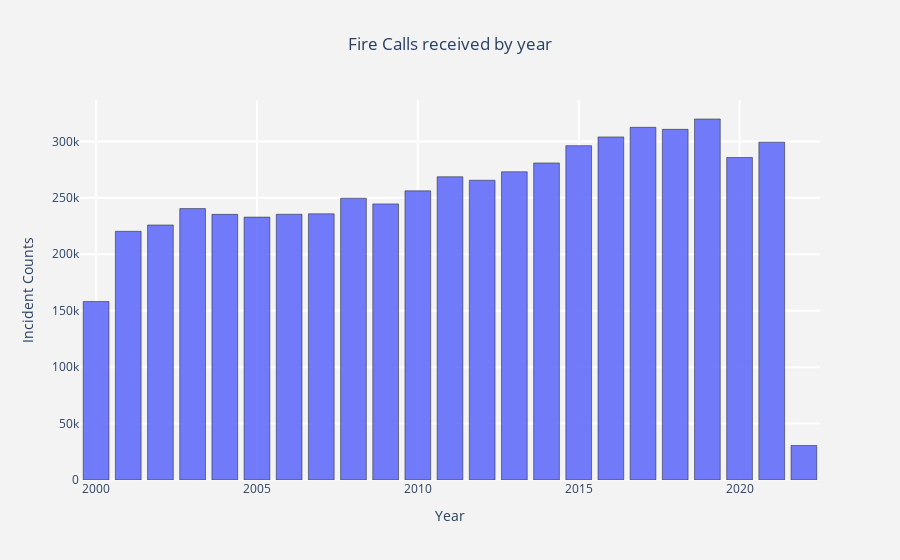

Notebook source saved alongside this figure:
### Markdown cell above
### Fire Calls received by year

### Code cell
### Monthly, yearly trend by incidents

tg_ch  = pd.DatetimeIndex(df['Call Date']).year.value_counts().reset_index().sort_values(by='index', ascending=False)
tg_ch.columns  = ["Incident_Year","count"]

trace1 = go.Bar(x = tg_ch["Incident_Year"]  , y = tg_ch["count"],
                name = "Incidents by Year",
                marker = dict(line = dict(width = .5,color = "black")),
                opacity = .9)

layout = go.Layout(dict(title = "Fire Calls received by year", title_x=0.5,
                        plot_bgcolor  = "rgb(243,243,243)",
                        paper_bgcolor = "rgb(243,243,243)",
                        xaxis = dict(gridcolor = 'rgb(255, 255, 255)',
                                     title = "Year",
                                     zerolinewidth=1,ticklen=5,gridwidth=2),
                        yaxis = dict(gridcolor = 'rgb(255, 255, 255)',
                                     title = "Incident Counts",
                                     zerolinewidth=1,ticklen=5,gridwidth=2),
                       )
                  )

data = [trace1]
fig  = go.Figure(data=data,layout=layout)
py.iplot(fig)

### Figure 1 — Plotly figure (JSON) as saved in the notebook; plotly's stock layout.template omitted (floating-point values rounded to 4 significant figures)
{"data": [{"marker": {"line": {"color": "black", "width": 0.5}}, "name": "Incidents by Year", "opacity": 0.9, "type": "bar", "x": [2022, 2021, 2020, 2019, 2018, 2017, 2016, 2015, 2014, 2013, 2012, 2011, 2010, 2009, 2008, 2007, 2006, 2005, 2004, 2003, 2002, 2001, 2000], "y": [30574, 299338, 285743, 319855, 310700, 312471, 303967, 296244, 280905, 273097, 265596, 268689, 256174, 244633, 249690, 235856, 235440, 232919, 235353, 240457, 225951, 220328, 158154]}], "layout": {"paper_bgcolor": "rgb(243,243,243)", "plot_bgcolor": "rgb(243,243,243)", "title": {"text": "Fire Calls received by year", "x": 0.5}, "xaxis": {"gridcolor": "rgb(255, 255, 255)", "gridwidth": 2, "ticklen": 5, "title": {"text": "Year"}, "zerolinewidth": 1}, "yaxis": {"gridcolor": "rgb(255, 255, 255)", "gridwidth": 2, "ticklen": 5, "title": {"text": "Incident Counts"}, "zerolinewidth": 1}}}
